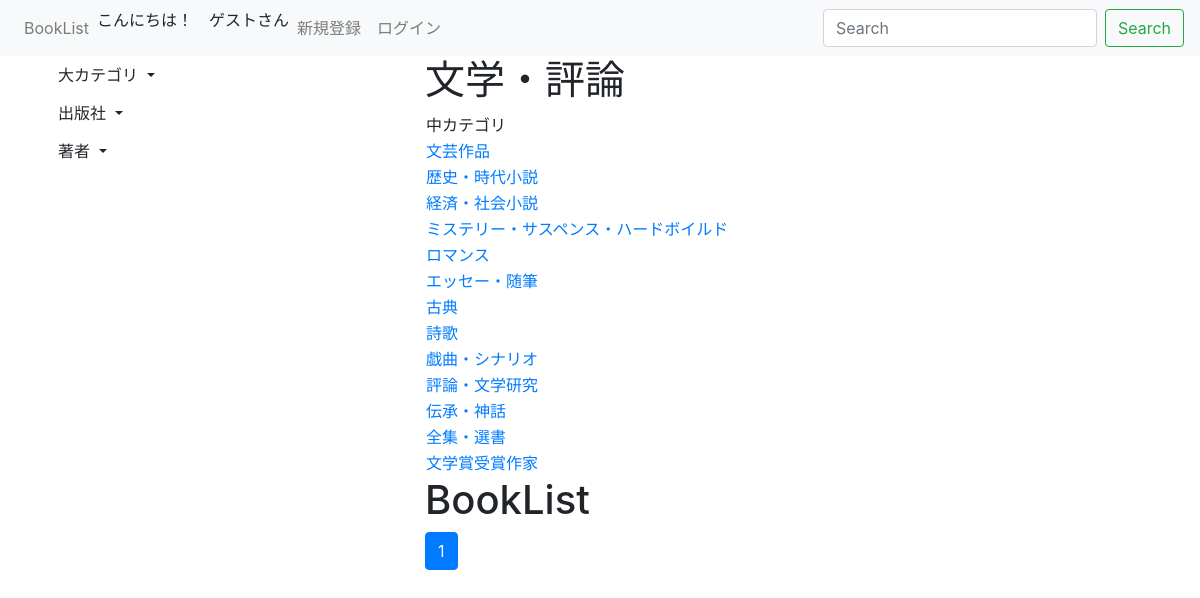
Screenshot of /topcategory/1/ with the database file from the repository.
### book_summary/models.py (models this page shows)
class TopCategory(models.Model):
    name = models.CharField('大カテゴリ名',max_length=100)
    def __str__(self):
        return self.name

class BigCategory(models.Model):
    name = models.CharField('中カテゴリ名',max_length=100)
    topcategory = models.ForeignKey(TopCategory,on_delete=models.SET_DEFAULT,default=set_default_topcategory,verbose_name='大カテゴリ')
    def __str__(self):
        return self.name

### book_summary/views.py (the view)
# urls.py: path('topcategory/<int:pk>/',views.TopCategoryView.as_view(),name='topcategory'),
class TopCategoryView(generic.ListView):
    model = Book
    paginate_by = 10
    def get_queryset(self):
        topcategory = get_object_or_404(TopCategory,pk=self.kwargs['pk'])
        queryset = Book.objects.order_by('-published_date').filter(category__bigcategory__topcategory=topcategory)
        return queryset
    def get_context_data(self,**kwargs):
        context = super().get_context_data(**kwargs)
        topcategory = get_object_or_404(TopCategory,pk=self.kwargs['pk'])
        context['bigcategory_list'] =  topcategory.bigcategory_set.all
        context['topcategory'] = topcategory
        return context

### book_summary/context_processors.py (called while the page is built)
def common(request):
    context = {
        'topcategory_list':TopCategory.objects.all(),
        'publisher_list':Publisher.objects.all(),
        'author_list':Author.objects.all(),
    }
    return context

### book_summary/models.py (called while the page is built)
    def __str__(self):
        return self.name

    def __str__(self):
        return self.name

### book_summary/templatetags/mytag.py (called while the page is built)
@register.simple_tag
def url_replace(request,field,value):
    url_dict = request.GET.copy()
    url_dict[field] = value
    return url_dict.urlencode()

### book_summary/templates/book_summary/book_list.html (shortened to what this page needs)
{% extends 'base.html' %}
{% block content %}
{% if bigcategory_list %}
<h1>{{topcategory}}</h1>
<table>
    <tr><td>中カテゴリ</td></tr>
    {% for bigcategory in bigcategory_list %}
    <tr><td><a href="{% url 'book_summary:bigcategory' bigcategory.pk %}">{{bigcategory}}</a></td></tr>
    {% endfor %}
</table>
{% endif %}
<h1>BookList</h1>
{% include 'book_summary/page.html' %}
{% endblock %}

### rows the page displays
TopCategory: name "文学・評論"
BigCategory: name "文芸作品"
BigCategory: name "歴史・時代小説"
BigCategory: name "経済・社会小説"
BigCategory: name "ミステリー・サスペンス・ハードボイルド"
BigCategory: name "ロマンス"
BigCategory: name "エッセー・随筆"
BigCategory: name "古典"
BigCategory: name "詩歌"
BigCategory: name "戯曲・シナリオ"
BigCategory: name "評論・文学研究"
BigCategory: name "伝承・神話"
BigCategory: name "全集・選書"
BigCategory: name "文学賞受賞作家"

### other values shown
{{ link_page }} "1"
